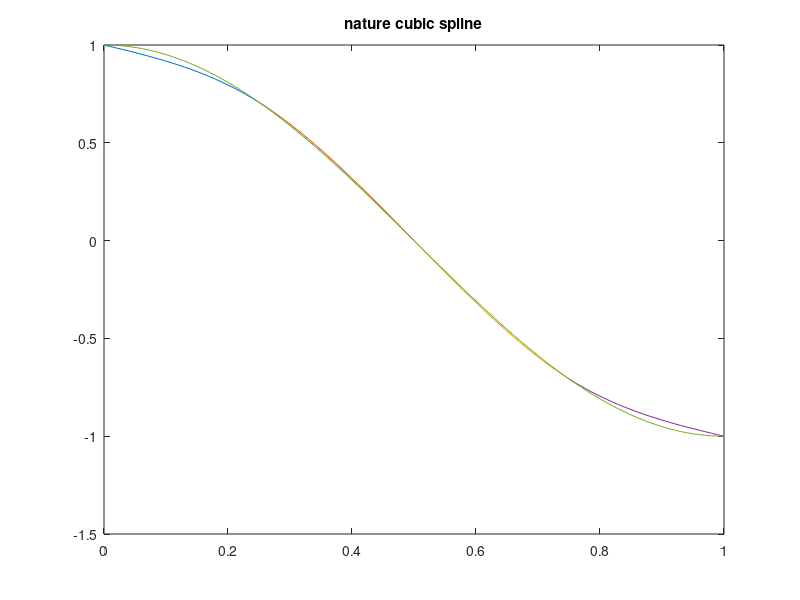

Here is the MATLAB script that generated this plot:
%% nature cubic spline(equal distance)
%% parameters

h=0.25;
x=0:h:1;
n=length(x);
a=cos(pi*x)';
%% calculate Ac=B

B=zeros(n,1);
A=zeros(n,n);
A(1,1)=1;A(n,n)=1;
for i=2:n-1
    B(i)=3*(a(i+1)-2*a(i)+a(i-1))/h;
    A(i,i-1)=h;A(i,i)=4*h;A(i,i+1)=h;
end
c=A^-1*B;
d=ones(n-1,1);% 
b=ones(n-1,1);
for i=1:n-1
   d(i)=(c(i+1)-c(i))/(3*h);
   b(i)=(a(i+1)-a(i))/h-(2*c(i)+c(i+1))*h/3;
end
%% Produce Function
F=cell(n-1,1);
for i=1:n-1
    a_i=['@(x)',num2str(a(i)),'+'];
    b_i=[num2str(b(i)),'*','(x-',num2str(x(i)),')','+'];
    c_i=[num2str(c(i)),'*','(x-',num2str(x(i)),').^2','+'];
    d_i=[num2str(d(i)),'*','(x-',num2str(x(i)),').^3'];
    str=[a_i,b_i,c_i,d_i];
    F{i}=str2func(str);
end
F
%% plot
h2=0.01;
for i=1:n-1
    plot(x(i):h2:x(i+1),F{i}(x(i):h2:x(i+1))),
    hold on
end
h3=0.01;
plot(x(1):h3:x(n),cos(pi*(x(1):h3:x(n))))
title('nature cubic spline')
%% integral
inte_gral=[n-1,1];
for i=1:n-1
    inte_gral(i)=integral(F{i},x(i),x(i+1));
end
sum(inte_gral)

    


